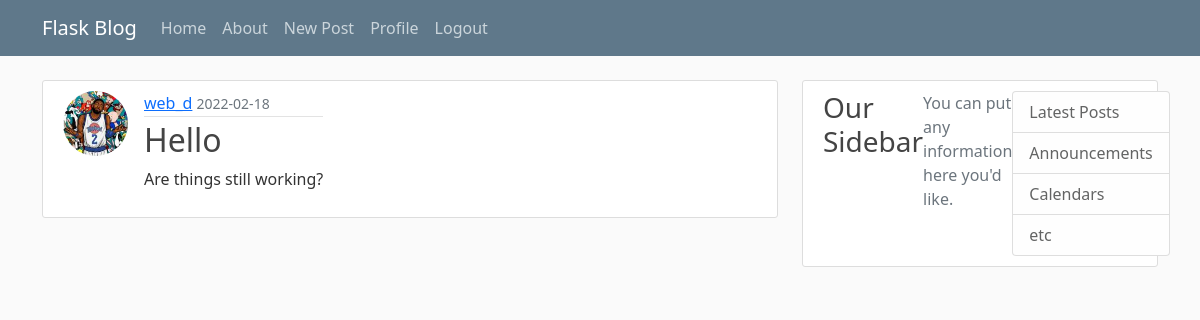
The page /post/11 (signed in) on the database its author committed.
### flaskblog/users/models.py (models this page shows, shortened)
class User(db.Model, UserMixin):
    id = db.Column(db.Integer, primary_key=True)
    username = db.Column(db.String(20), unique=True, nullable=False)
    email = db.Column(db.String(120), unique=True, nullable=False)
    image_file = db.Column(db.String(20), nullable=False, default='default.jpg')
    password = db.Column(db.String(60), nullable=False)
    posts = db.relationship('Post', backref='author', lazy=True)

### flaskblog/posts/models.py (models this page shows, shortened)
class Post(db.Model):
    id = db.Column(db.Integer, primary_key=True)
    title = db.Column(db.String(100), nullable=False)
    date_posted = db.Column(db.DateTime, nullable=False, default=datetime.utcnow)
    content = db.Column(db.Text, nullable=False)
    user_id = db.Column(db.Integer, db.ForeignKey('user.id'), nullable=False)

### flaskblog/posts/routes.py (the view)
@posts.route('/post/<int:post_id>', methods=(['GET', 'POST']))
@login_required
def post(post_id):
    post = Post.query.get_or_404(post_id)
    form = PostForm ()
    if post.author == current_user and form.validate_on_submit():
        post.title = form.title.data
        post.content = form.content.data
        db.session.commit()
        flash('Post updated successfully', 'success')
        return redirect(url_for('main.home'))
    elif request.method == 'GET': # To avoid populating the form data on a post request
        form.title.data = post.title
        form.content.data = post.content
    return render_template('post.html', post=post, form=form)

### flaskblog/users/models.py (called while the page is built)
@login_manager.user_loader
def load_user(user_id): # loads the currend user using user id stored in session
    return User.query.get(int(user_id))

### flaskblog/templates/post.html (shortened to what this page needs)
{% extends 'layout.html' %}
{% block content %}
    <article class="media content-section">
      <div>
        <img src="{{ url_for('static', filename='profile_pics/' + post.author.image_file) }}" alt="profile-pic" class="rounded-circle article-img">
      </div>
      {% if post.author == current_user %}
      <form method="POST" action="">
        {{ form.hidden_tag() }}
        <fieldset class="'form-group">
            <legend class="border-bottom mb-4">{{post.title}}</legend>
            <div class="form-group">
                {{ form.title.label(class="form-control-label") }}
                <br/>
                {% if form.title.errors %}
                    {% for error in form.title.errors %}
                    <span class="text-muted text-danger">{{ error }}</span>
                    {% endfor %}
                {% endif %}
                {{ form.title(class="form-control form-control-lg") }}
            </div>
            <div class="form-group">
                {{ form.content.label(class="form-control-label") }}
                <br/>
                {% if form.content.errors %}
                    {% for error in form.content.errors %}
                    <span class="text-muted text-danger">{{ error }}</span>
                    {% endfor %}
                {% endif %}
                {{ form.content(class="form-control form-control-lg") }}
            </div>
        </fieldset>
        <div class="form-group mt-4">
                {{ form.submit(placeholder="Update", class="btn btn-outline-info") }}
        </div>
    </form>
    <div>
        <form action="{{ url_for('posts.delete_post', post_id=post.id)}}" method="POST">
            <input type="submit" class="btn btn-danger" value="Delete">
        </form>
    </div>
      {% else %}
      <div class="media-body">
        <div class="article-metadata">
          <a class="mr-2" href="#">{{ post.author.username }}</a>
          <small class="text-muted">{{ post.date_posted.strftime('%Y-%m-%d') }}</small>
        </div>
        <h2 class="article-title">{{ post.title }}</h2>
        <p class="article-content">{{ post.content }}</p>
      </div>
      {% endif %}
    </article>
{% endblock %}

### flaskblog/static/main.css (style rules this page uses)
body { background: #fafafa; color: #333333; margin-top: 5rem; }
h1, h2, h3, h4, h5, h6 { color: #444444; }
.content-section { background: #ffffff; padding: 10px 20px; border: 1px solid #dddddd; border-radius: 3px; margin-bottom: 20px; display: flex; }
.article-title { color: #444444; }
.article-content { white-space: pre-line; }
.article-img { height: 65px; width: 65px; margin-right: 16px; }
.article-metadata { padding-bottom: 1px; margin-bottom: 4px; border-bottom: 1px solid #e3e3e3 }

### rows shown on the page
User: image_file (picture), author.username "web_d"
Post: date_posted "2022-02-18", title "Hello", content "Are things still working?"
